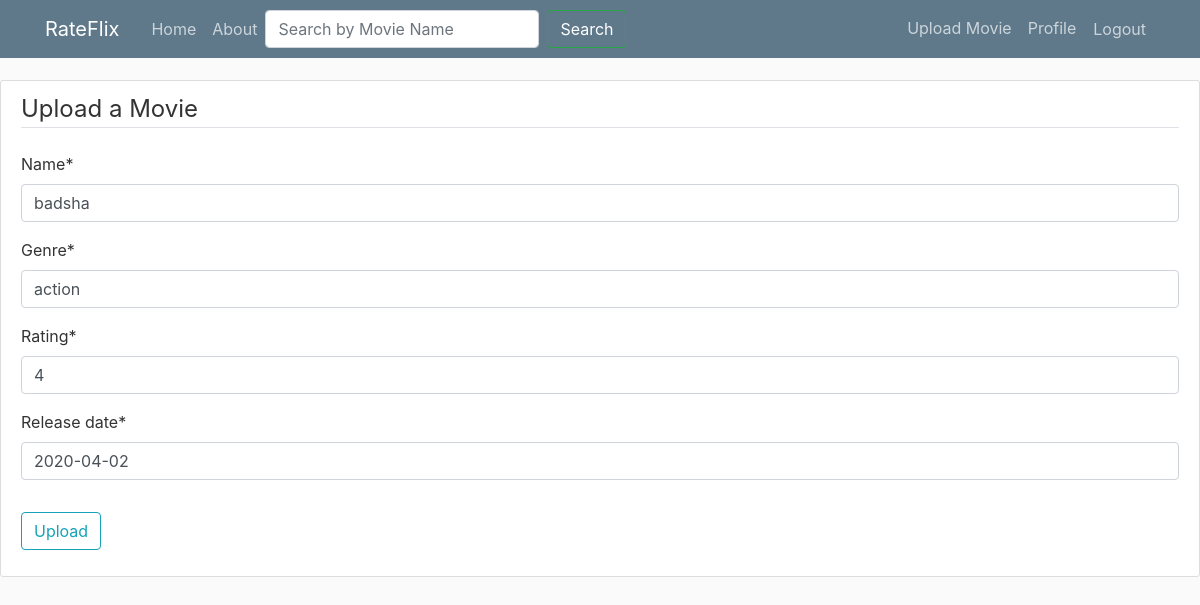
/movie/1/update/ (signed in), run on the app's committed database.
### movies/models.py (models this page shows, shortened)
class Movie(models.Model):
    name = models.CharField(max_length=100)
    genre = models.CharField(max_length=50)
    rating = models.CharField(max_length=5)
    release_date = models.DateField()
    date_posted = models.DateTimeField(default = timezone.now)
    author = models.ForeignKey(User, on_delete = models.CASCADE)

### movies/views.py (the view, shortened to what this page needs)
# urls.py: path('movie/<int:pk>/update/', MovieUpdateView.as_view(), name='movie-update'),
class MovieUpdateView(LoginRequiredMixin, UserPassesTestMixin, UpdateView):
    model = Movie
    fields = ['name', 'genre', 'rating', 'release_date']
    def test_func(self):
        movie = self.get_object()
        if self.request.user == movie.author:
            return True
        return False

### movies/templates/movies/movie_form.html (shortened to what this page needs)
{% extends "movies/base.html" %}
{% load crispy_forms_tags %}
{% block content %}
    <div class="content-section">
        <form method="POST">
            <fieldset class="form-group">
                <legend class="border-bottom mb-4"> Upload a Movie </legend>
                {{ form|crispy}}
            </fieldset>
            <div class="form-group">
                <button class="btn btn-outline-info" type="submit"> Upload</button>
            </div>
        </form>
    </div>
{% endblock content %}

### movies/static/movies/main.css (style rules this page uses)
body { background: #fafafa; color: #333333; margin-top: 5rem; }
.content-section { background: #ffffff; padding: 10px 20px; border: 1px solid #dddddd; border-radius: 3px; margin-bottom: 20px; }

### data on the page
Movie: name "badsha", genre "action", rating "4", release_date "2020-04-02"
